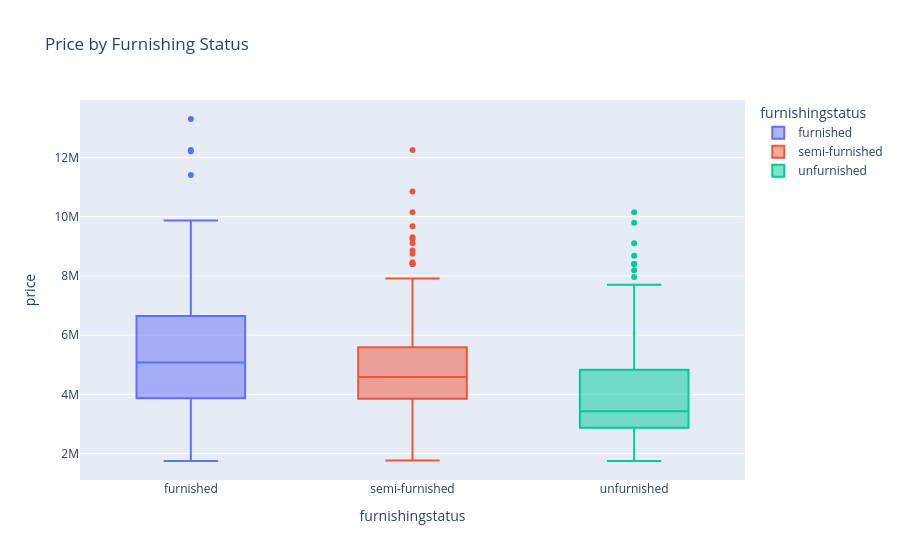

Notebook cell for this chart:
### Code cell
fig = px.box(
    df,
    x="furnishingstatus",
    y="price",
    color="furnishingstatus",
    title="Price by Furnishing Status"
)

fig.show()

### Figure 1 — Plotly figure (JSON) as saved in the notebook; plotly's stock layout.template omitted (floating-point values rounded to 4 significant figures; data arrays with more than 128 entries replaced by an {"elided": "..."} marker saying what was removed)
{"data": [{"alignmentgroup": "True", "hovertemplate": "furnishingstatus=%{x}<br>price=%{y}<extra></extra>", "legendgroup": "furnished", "marker": {"color": "#636efa"}, "name": "furnished", "notched": false, "offsetgroup": "furnished", "orientation": "v", "showlegend": true, "type": "box", "x": {"elided": "140 str values"}, "x0": " ", "xaxis": "x", "y": {"elided": "140 int values"}, "y0": " ", "yaxis": "y"}, {"alignmentgroup": "True", "hovertemplate": "furnishingstatus=%{x}<br>price=%{y}<extra></extra>", "legendgroup": "semi-furnished", "marker": {"color": "#EF553B"}, "name": "semi-furnished", "notched": false, "offsetgroup": "semi-furnished", "orientation": "v", "showlegend": true, "type": "box", "x": {"elided": "227 str values"}, "x0": " ", "xaxis": "x", "y": {"elided": "227 int values"}, "y0": " ", "yaxis": "y"}, {"alignmentgroup": "True", "hovertemplate": "furnishingstatus=%{x}<br>price=%{y}<extra></extra>", "legendgroup": "unfurnished", "marker": {"color": "#00cc96"}, "name": "unfurnished", "notched": false, "offsetgroup": "unfurnished", "orientation": "v", "showlegend": true, "type": "box", "x": {"elided": "178 str values"}, "x0": " ", "xaxis": "x", "y": {"elided": "178 int values"}, "y0": " ", "yaxis": "y"}], "layout": {"boxmode": "overlay", "legend": {"title": {"text": "furnishingstatus"}, "tracegroupgap": 0}, "title": {"text": "Price by Furnishing Status"}, "xaxis": {"anchor": "y", "categoryarray": ["furnished", "semi-furnished", "unfurnished"], "categoryorder": "array", "domain": [0, 1], "title": {"text": "furnishingstatus"}}, "yaxis": {"anchor": "x", "domain": [0, 1], "title": {"text": "price"}}}}
